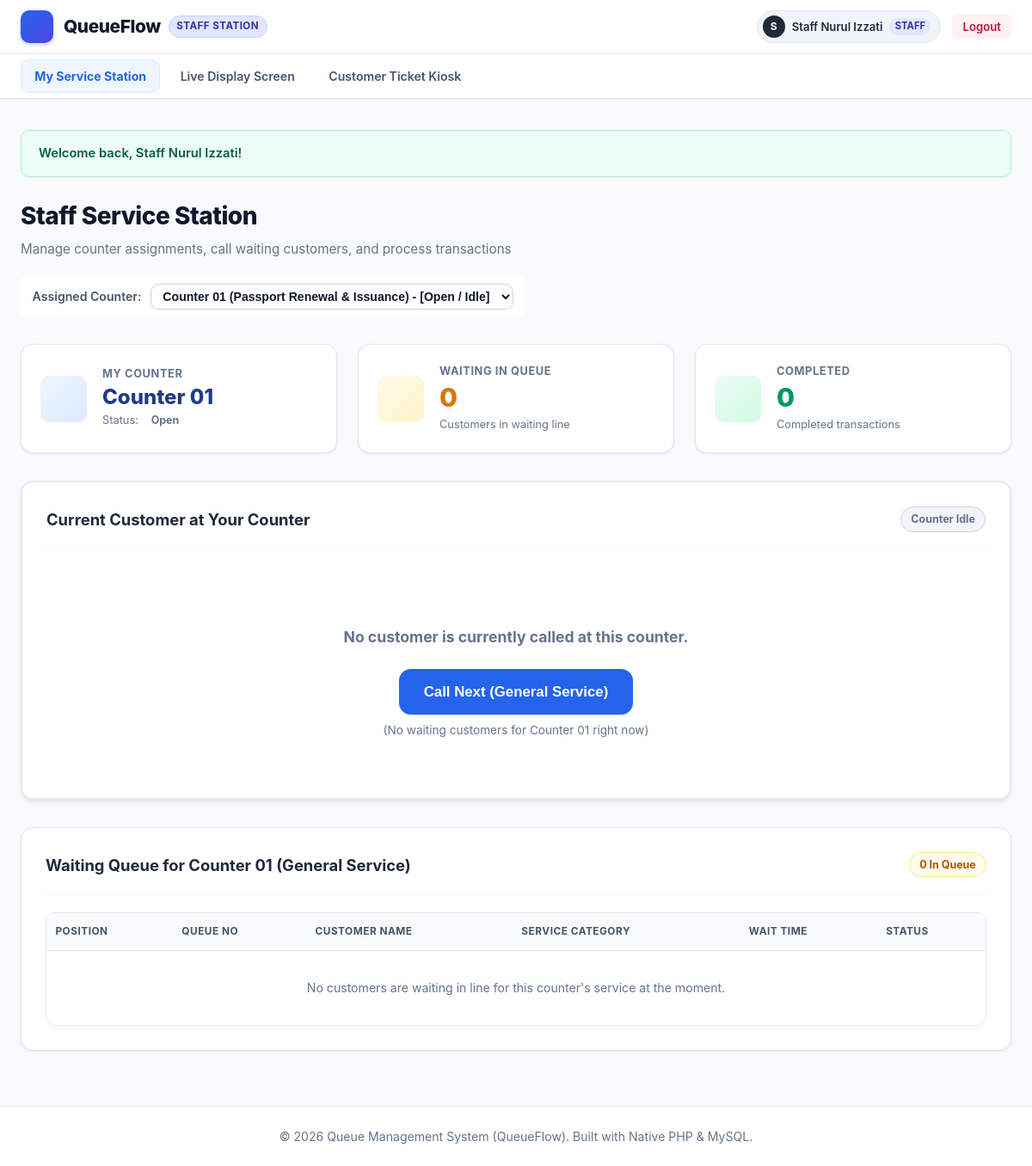
Page /staff/index.php (signed in) on the committed database.
### tables this page shows
CREATE TABLE `counters` (
  `id` INT AUTO_INCREMENT PRIMARY KEY,
  `counter_number` VARCHAR(30) NOT NULL UNIQUE,
  `counter_name` VARCHAR(100) NOT NULL,
  `status` ENUM('open', 'closed') NOT NULL DEFAULT 'open',
  `current_staff_id` INT NULL,
  `designated_service_id` INT NULL,
  `created_at` TIMESTAMP DEFAULT CURRENT_TIMESTAMP,
  CONSTRAINT `fk_counter_staff` FOREIGN KEY (`current_staff_id`) REFERENCES `users` (`id`) ON DELETE SET NULL,
  CONSTRAINT `fk_counter_service` FOREIGN KEY (`designated_service_id`) REFERENCES `services` (`id`) ON DELETE SET NULL
);

### staff/index.php (the view, shortened to what this page needs)
<?php
require_once __DIR__ . '/../includes/functions.php';
$pdo = getDBConnection();
$currentUser = currentUser();
$staffId = $currentUser['id'];
$activeCounterId = $_SESSION['active_counter_id'] ?? null;
if (!$activeCounterId) {
    $cntStmt = $pdo->prepare("SELECT id FROM counters WHERE current_staff_id = ? LIMIT 1");
    $cntStmt->execute([$staffId]);
    $activeCounterId = $cntStmt->fetchColumn() ?: null;
}
$currentCounter = null;
if ($activeCounterId) {
    $cStmt = $pdo->prepare("SELECT * FROM counters WHERE id = ?");
    $cStmt->execute([$activeCounterId]);
    $currentCounter = $cStmt->fetch();
}
$targetServices = $currentCounter ? getCounterDesignatedServices($currentCounter['counter_number'], $currentCounter['counter_name']) : ['General Service'];
$counterPrefix = $currentCounter ? getCounterPrefix($currentCounter['counter_number'], $currentCounter['counter_name']) : 'A';
$designatedService = $targetServices[0] ?? 'General Service';
$currentServing = null;
if ($activeCounterId) {
    $stmtAct = $pdo->prepare("
        SELECT q.*, a.appointment_ref
        FROM queues q
        LEFT JOIN appointments a ON q.appointment_id = a.id
        WHERE q.counter_id = ? AND q.status IN ('calling', 'serving')
        LIMIT 1
    ");
    $stmtAct->execute([$activeCounterId]);
    $currentServing = $stmtAct->fetch();
}
$placeholders = implode(',', array_fill(0, count($targetServices), '?'));
$waitParams = $targetServices;
$waitParams[] = $counterPrefix . '%';
$stmtWait = $pdo->prepare("
    SELECT * FROM queues
    WHERE status = 'waiting'
      AND (service_type IN ($placeholders) OR queue_number LIKE ?)
    ORDER BY id ASC
");
$stmtWait->execute($waitParams);
$waitingList = $stmtWait->fetchAll();
$myCompletedCount = $pdo->prepare("SELECT COUNT(*) FROM queues WHERE staff_id = ? AND status = 'completed' AND DATE(created_at) = CURDATE()");
$myCompletedCount->execute([$staffId]);
$servedCount = (int)$myCompletedCount->fetchColumn();
$availableCounters = $pdo->query("
    SELECT c.*,
           q.queue_number,
           q.status AS queue_status
    FROM counters c
    LEFT JOIN queues q ON q.counter_id = c.id AND q.status IN ('calling', 'serving')
    ORDER BY c.counter_number ASC
")->fetchAll();
require_once __DIR__ . '/../includes/header.php';
?>
<div class="page-header">
    <div>
        <h1 class="page-title"><?php echo getIcon('desktop', 26); ?> Staff Service Station</h1>
        <p class="page-desc">Manage counter assignments, call waiting customers, and process transactions</p>
    </div>
    <div style="background: white; border: 1px solid var(--border-color); border-radius: var(--radius-sm); padding: 0.5rem 0.85rem; display: flex; align-items: center; gap: 0.65rem;">
        <span style="font-weight: 600; font-size: 0.88rem; color: #475569;">Assigned Counter:</span>
        <form method="POST" action="index.php" style="display: flex; gap: 0.35rem; align-items: center;">
            <select name="counter_id" class="form-control" style="padding: 0.3rem 0.6rem; font-size: 0.88rem; font-weight: 600;" onchange="this.form.submit()">
                <?php foreach ($availableCounters as $ac): ?>
                    <option value="<?php echo $ac['id']; ?>" <?php echo ($activeCounterId == $ac['id']) ? 'selected' : ''; ?>>
                        <?php echo e($ac['counter_number']); ?> (<?php echo e($ac['counter_name']); ?>)
                    </option>
                <?php endforeach; ?>
            </select>
        </form>
    </div>
</div>
<div class="grid grid-3" style="margin-bottom: 2rem;">
    <div class="stat-card">
        <div class="stat-icon primary"><?php echo getIcon('counter', 24); ?></div>
        <div class="stat-content">
            <div class="stat-label">My Counter</div>
            <div class="stat-value" style="font-size: 1.5rem; color: #1e3a8a;">
                <?php echo $currentCounter ? e($currentCounter['counter_number']) : 'None'; ?>
            </div>
            <small style="color: var(--text-muted); font-size: 0.8rem;">
                Status: <?php echo $currentCounter ? renderStatusBadge($currentCounter['status']) : '-'; ?>
            </small>
        </div>
    </div>
    <div class="stat-card">
        <div class="stat-icon warning"><?php echo getIcon('clock', 24); ?></div>
        <div class="stat-content">
            <div class="stat-label">Waiting in Queue</div>
            <div class="stat-value" style="color: #d97706;"><?php echo count($waitingList); ?></div>
            <small style="color: var(--text-muted); font-size: 0.8rem;">
                Customers in waiting line
            </small>
        </div>
    </div>
    <div class="stat-card">
        <div class="stat-icon success"><?php echo getIcon('check-circle', 24); ?></div>
        <div class="stat-content">
            <div class="stat-label">Completed</div>
            <div class="stat-value" style="color: #059669;"><?php echo $servedCount; ?></div>
            <small style="color: var(--text-muted); font-size: 0.8rem;">Completed transactions</small>
        </div>
    </div>
</div>
<div class="card" style="border: 2px solid <?php echo $currentServing ? '#3b82f6' : '#e2e8f0'; ?>; box-shadow: var(--shadow-md); margin-bottom: 2rem;">
    <div class="card-header">
        <h2 class="card-title">
            <?php echo getIcon('bell', 20); ?> Current Customer at Your Counter
        </h2>
        <div>
            <?php if ($currentServing): ?>
                <?php echo renderStatusBadge($currentServing['status']); ?>
            <?php else: ?>
                <span class="badge badge-closed">Counter Idle</span>
            <?php endif; ?>
        </div>
    </div>
    <?php if ($currentServing): ?>
        <div style="display: flex; justify-content: space-between; align-items: center; flex-wrap: wrap; gap: 1.5rem; padding: 1rem 0;">
            <div>
                <div style="font-size: 0.9rem; color: var(--text-muted); font-weight: 600; text-transform: uppercase;">Ticket Number</div>
                <div style="font-size: 3.5rem; font-weight: 900; color: #1d4ed8; line-height: 1.1;">
                    <?php echo e($currentServing['queue_number']); ?>
                </div>
                <div style="margin-top: 0.5rem; font-size: 1.25rem; font-weight: 700; color: #1e293b;">
                    <?php echo e($currentServing['customer_name']); ?>
                </div>
                <div style="color: var(--text-muted); font-size: 0.9rem; margin-top: 0.25rem;">
                    Service: <strong><?php echo e($currentServing['service_type']); ?></strong> &bull; Called at: <?php echo formatTimeOnly($currentServing['called_at']); ?>
                    <?php if (!empty($currentServing['customer_ic']) || !empty($currentServing['customer_phone'])): ?>
                        <br>IC: <strong><?php echo e($currentServing['customer_ic'] ?: 'N/A'); ?></strong> &bull; Tel: <strong><?php echo e($currentServing['customer_phone'] ?: 'N/A'); ?></strong>
                    <?php endif; ?>
                    <?php if (!empty($currentServing['appointment_ref'])): ?>
                        &bull; Appt: <strong style="color: #2563eb;"><?php echo e($currentServing['appointment_ref']); ?></strong>
                    <?php endif; ?>
                </div>
            </div>
            <div style="display: flex; flex-direction: column; gap: 0.65rem; min-width: 220px;">
                <form method="POST" action="index.php">
                    <input type="hidden" name="action" value="recall">
                    <input type="hidden" name="queue_id" value="<?php echo $currentServing['id']; ?>">
                    <button type="submit" class="btn btn-secondary" style="width: 100%;">
                        <?php echo getIcon('bell', 16); ?> Recall Customer
                    </button>
                </form>
                <?php if ($currentServing['status'] === 'calling'): ?>
                    <form method="POST" action="index.php">
                        <input type="hidden" name="action" value="start_serving">
                        <input type="hidden" name="queue_id" value="<?php echo $currentServing['id']; ?>">
                        <button type="submit" class="btn btn-primary" style="width: 100%;">
                            <?php echo getIcon('play-circle', 16); ?> Start Serving
                        </button>
                    </form>
                <?php endif; ?>
                <form method="POST" action="index.php">
                    <input type="hidden" name="action" value="complete">
                    <input type="hidden" name="queue_id" value="<?php echo $currentServing['id']; ?>">
                    <button type="submit" class="btn btn-success" style="width: 100%;">
                        <?php echo getIcon('check-circle', 16); ?> Mark as Completed
                    </button>
                </form>
                <form method="POST" action="index.php" onsubmit="return confirm('Skip ticket <?php echo e($currentServing['queue_number']); ?>?');">
                    <input type="hidden" name="action" value="skip">
                    <input type="hidden" name="queue_id" value="<?php echo $currentServing['id']; ?>">
                    <button type="submit" class="btn btn-danger" style="width: 100%;">
                        <?php echo getIcon('slash', 16); ?> Skip / No Show
                    </button>
                </form>
            </div>
        </div>
    <?php else: ?>
        <div style="text-align: center; padding: 2.5rem 1rem;">
            <div style="color: var(--text-muted); font-size: 1.1rem; margin-bottom: 1.5rem;">
                <?php echo getIcon('desktop', 36); ?><br>
                <strong>No customer is currently called at this counter.</strong>
            </div>
            <form method="POST" action="index.php" style="display: inline-block;">
                <button type="submit" class="btn btn-primary btn-lg" <?php echo (!$currentCounter || empty($waitingList)) ? 'disabled' : ''; ?>>
                    <?php echo getIcon('bell', 20); ?> Call Next <?php echo $designatedService ? '(' . e($designatedService) . ')' : 'Customer'; ?>
                </button>
            </form>
            <?php if (empty($waitingList)): ?>
                <div style="color: var(--text-muted); font-size: 0.85rem; margin-top: 0.5rem;">
                    (No waiting customers for <?php echo e($currentCounter['counter_number'] ?? 'this counter'); ?> right now)
                </div>
            <?php endif; ?>
        </div>
    <?php endif; ?>
</div>
<div class="card">
    <div class="card-header">
        <h3 class="card-title"><?php echo getIcon('clock', 18); ?> Waiting Queue for <?php echo e($currentCounter['counter_number'] ?? 'This Counter'); ?> (<?php echo e($designatedService); ?>)</h3>
        <span class="badge badge-waiting"><?php echo count($waitingList); ?> In Queue</span>
    </div>
    <div class="table-responsive">
        <table class="table">
            <thead>
                <tr>
                    <th>Position</th>
                    <th>Queue No</th>
                    <th>Customer Name</th>
                    <th>Service Category</th>
                    <th>Wait Time</th>
                    <th>Status</th>
                </tr>
            </thead>
            <tbody>
                <?php if (empty($waitingList)): ?>
                    <tr>
                        <td colspan="6" style="text-align: center; color: var(--text-muted); padding: 2rem;">
                            No customers are waiting in line for this counter's service at the moment.
                        </td>
                    </tr>
                <?php endif; ?>
            </tbody>
        </table>
    </div>
</div>
<?php require_once __DIR__ . '/../includes/footer.php'; ?>

### includes/functions.php (shortened to what this page needs)
<?php
function e($value) {
    return htmlspecialchars((string)$value, ENT_QUOTES, 'UTF-8');
}
function displayFlash() {
    $output = '';
    if (isset($_SESSION['flash_success'])) {
        $output .= '<div class="alert alert-success">' . getIcon('check-circle') . ' <span>' . e($_SESSION['flash_success']) . '</span></div>';
    }
    return $output;
}
function renderStatusBadge($status) {
    $badges = [
        'waiting'      => '<span class="badge badge-waiting"><span class="badge-dot dot-waiting"></span>' . getIcon('clock', 13) . ' Waiting</span>',
        'calling'      => '<span class="badge badge-calling"><span class="badge-dot dot-calling"></span>' . getIcon('bell', 13) . ' Calling</span>',
        'serving'      => '<span class="badge badge-serving"><span class="badge-dot dot-serving"></span>' . getIcon('play-circle', 13) . ' Serving</span>',
        'completed'    => '<span class="badge badge-completed"><span class="badge-dot dot-completed"></span>' . getIcon('check-circle', 13) . ' Completed</span>',
        'skipped'      => '<span class="badge badge-skipped"><span class="badge-dot dot-skipped"></span>' . getIcon('slash', 13) . ' Skipped</span>',
        'open'         => '<span class="badge badge-open"><span class="badge-dot dot-open"></span>' . getIcon('check', 13) . ' Open</span>',
        'closed'       => '<span class="badge badge-closed"><span class="badge-dot dot-closed"></span>' . getIcon('x', 13) . ' Closed</span>',
        'active'       => '<span class="badge badge-active"><span class="badge-dot dot-open"></span> Active</span>',
        'inactive'     => '<span class="badge badge-inactive"><span class="badge-dot dot-closed"></span> Inactive</span>',
        'confirmed'    => '<span class="badge badge-completed"><span class="badge-dot dot-completed"></span> Confirmed</span>',
        'pending'      => '<span class="badge badge-waiting"><span class="badge-dot dot-waiting"></span> Pending</span>',
        'cancelled'    => '<span class="badge badge-skipped"><span class="badge-dot dot-skipped"></span> Cancelled</span>',
        'approved'     => '<span class="badge badge-completed"><span class="badge-dot dot-completed"></span> Approved</span>',
        'submitted'    => '<span class="badge badge-calling"><span class="badge-dot dot-calling"></span> Submitted</span>',
        'under_review' => '<span class="badge badge-waiting"><span class="badge-dot dot-waiting"></span> Under Review</span>',
        'rejected'     => '<span class="badge badge-skipped"><span class="badge-dot dot-skipped"></span> Rejected</span>',
    ];
    return $badges[$status] ?? '<span class="badge">' . e(ucfirst($status)) . '</span>';
}
function getCounterDesignatedServices($counterNumber, $counterName = '') {
    $num = trim($counterNumber);
    $name = strtolower($counterName);
    if (stripos($name, 'enquir') !== false || stripos($name, 'general') !== false || stripos($name, 'passport') !== false) {
        return ['General Service', 'Passport Renewal', 'Passport Application', 'General Enquiries & Registration'];
    }
    return ['General Service'];
}
function getIcon($name, $size = 18, $class = "icon") {
    return $icons[$name] ?? '';
}

### rows in the picture
counters: counter_number "Counter 01", status "Open", designatedService "General Service"

### other values in the picture
substr($user['full_name'], 0, 1) "S"
$user['full_name'] "Staff Nurul Izzati"
$user['role'] "STAFF"
$_SESSION['flash_success'] "Welcome back, Staff Nurul Izzati!"
count($waitingList) "0"
$servedCount "0"
form field counter_id "Counter 01 (Passport Renewal & Issuance) - [Open / Idle]"
